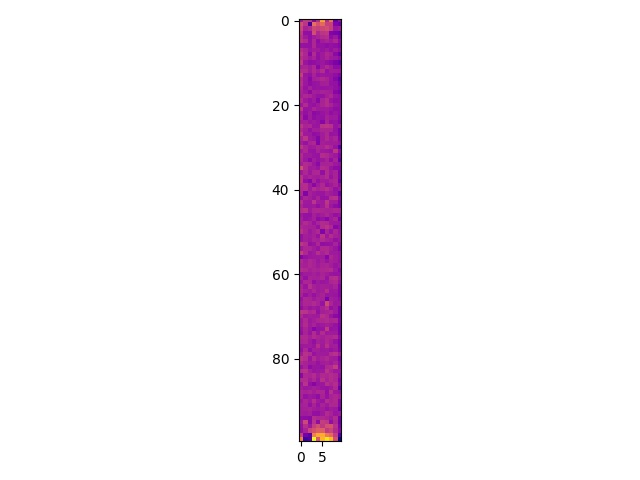
#> input picture log/beijing_fedsim_2021-03-11-12-36-55/merge_epoch_28.jpg, 640 x 480 px, found by its file name
$ jupyter execute --allow-errors DataInvestigate.ipynb
#> lines starting #> are read from the running program, lines starting #| are printed output that depends on the picture
[cell 1]
import numpy as np
import pandas as pd
import pickle
import matplotlib
import matplotlib.pyplot as plt
import matplotlib.pyplot
import matplotlib.image as mpimg
from scipy import ndimage

import os
import sys

[cell 2]
os.chdir("src")
import model

#> (the rest of this cell did not finish here and is left out)

[cell 3]
def get_batch(i):
    idx1 = train_dataset.data1_idx[i]
    idx2 = train_dataset.data2_idx[i * 50: (i + 1) * 50].detach().cpu().numpy().flatten()
    sim = train_dataset.data[i * 50: (i + 1) * 50, :train_dataset.sim_dim].detach().cpu().numpy().flatten()
    order = sim.argsort()
    name1 = data_a['Name'][idx1]
    names2 = data_b['name'][idx2].to_numpy()
    names2 = names2[order[::-1]]
    return name1, np.stack([names2, sim[order[::-1]]]).T
#> (the rest of this cell did not finish here and is left out)

#> (a cell that did not finish here is left out)


#> (a cell that did not finish here is left out)


#> (a cell that did not finish here is left out)

[cell 7]
print(os.getcwd())
import cv2 as cv

matplotlib.rcParams['figure.dpi'] = 300
def plot_insight(merge_img_path, sim_img_path, batch_id):
#> called with batch_id = 10259
    merge_img = cv.cvtColor(cv.imread(merge_img_path), cv.COLOR_BGR2RGB)
    merge_img = merge_img[:-30, 200:500, :]
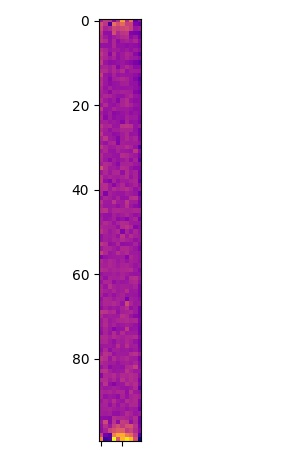
#> merge_img: shape (450, 300, 3); mean R, G, B 240.6, 223.9, 239.2
    # merge_img = cv.resize(merge_img, None, fx=5, fy=5)
    sim_img = ndimage.rotate(mpimg.imread(sim_img_path), 270)
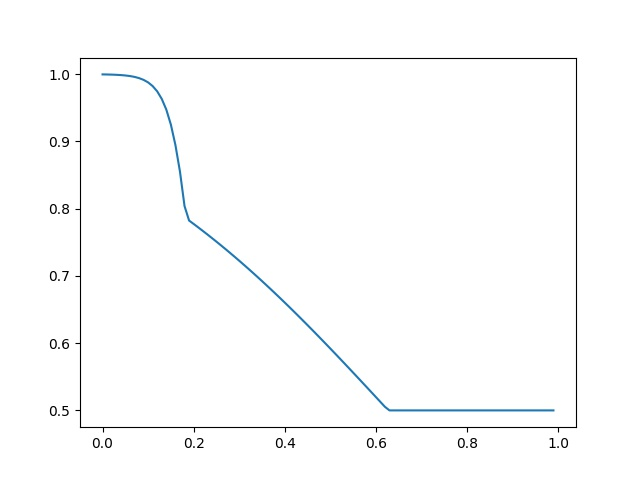
#> input picture log/beijing_fedsim_2021-03-11-12-36-20/sim_epoch_28.jpg, 640 x 480 px, found by its file name
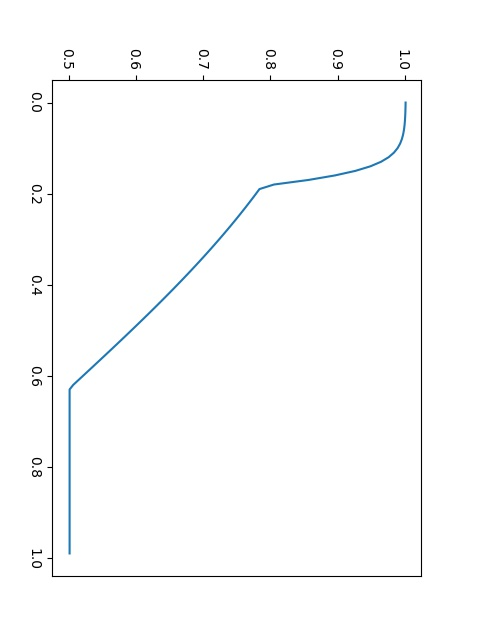
#> sim_img: shape (640, 480, 3); mean R, G, B 251.7, 252.1, 252.3
    name1, names2 = get_batch(batch_id)
    # create figure aligned in the bottom
    fig, ax = plt.subplots(1, 3, figsize=(10, 5), gridspec_kw={'width_ratios': [1.62, 0.82, 0.72], 'height_ratios': [1], 'bottom': 0})
    ax[0].axis('off')
    ax[1].axis('off')
    ax[2].axis('off')

    # plot a table of top 15 similar companies
    top_sims = names2[:15, 1][::-1].astype('float')
    top_names2 = np.array(['{:.6f}'.format(float(x)) for x in names2[:15, 1][::-1]])
    top_sim_names = np.stack([names2[:15, 0][::-1], top_names2]).T
    normal = matplotlib.colors.Normalize(top_sims.min()-1, top_sims.max()+1)
    mapper = matplotlib.cm.ScalarMappable(norm=normal, cmap='plasma_r')
    colors = mapper.to_rgba(top_sims)
    colors = np.repeat(colors[:, np.newaxis, :], 2, axis=1)
    print(colors)

    table = ax[0].table(cellText=top_sim_names, colLabels=['$\\bf{Name}$', '$\\bf{Similarity}$'], loc='center', colLoc='left', cellLoc='left', edges='closed', colWidths=[0.5, 0.3], cellColours=colors)
    # set text colors of table to white
    for (row, col), cell in table.get_celld().items():
        if row != 0:
            cell.set_text_props(color='white')

    #
    # # set background color of top 5 lines to purple
    # for i in range(5):
    #     table[(0, 0)].set_facecolor('#e6e6ff')
    #     table[(15-i, 1)].set_facecolor('#e6e6ff')

    ax[1].imshow(sim_img)
    ax[2].imshow(merge_img)

    fig.tight_layout()
    fig.savefig('../fig/insight.jpg', bbox_inches='tight', pad_inches=0)

#> (the rest of this cell did not finish here and is left out)
